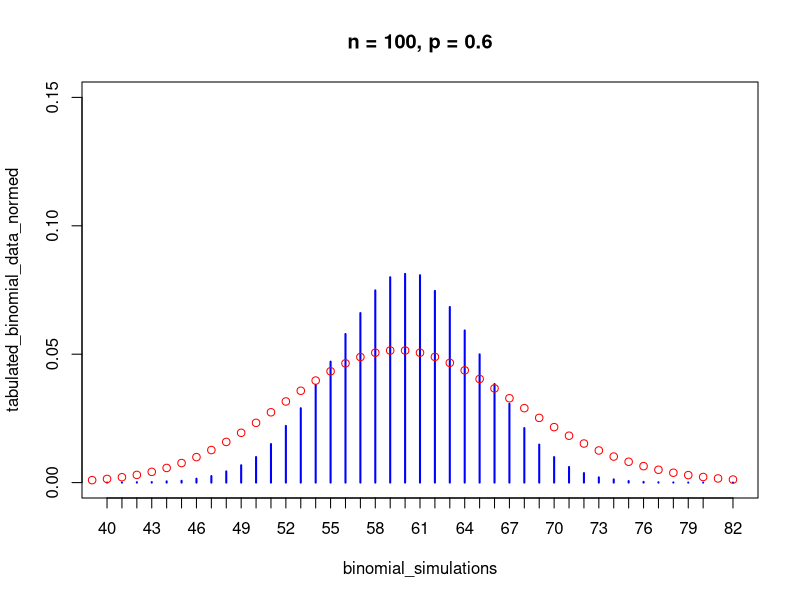

R code for this plot:
## ---- chunk 1
knitr::opts_chunk$set(echo = TRUE)
setwd("/student_data/BBT.BI.202_YEAR/students/USERNAME/week_1")
## ---- chunk 2
a = 1L
b = 1
c = c(TRUE, FALSE, FALSE)
d = list("sample1", TRUE, c(1,2,3))
e = factor(c("type1", "type1", "type2", "type2", "type1"))
f = data.frame(c("type1", "type2"), c(1,2))
g = matrix(1:4, nrow=2)
is.vector(a)
## ---- chunk 3
## Add you code here

## ---- chunk 4
v = 1:4
data_by_row = matrix(v, nrow=2, byrow = TRUE)
data_by_col = matrix(v, nrow=2, byrow = FALSE)
# complete the code here

## ---- chunk 5
set.seed(111) ## setting the random seed! Do not modify this line!
data = matrix(sample(50:70, size=70, replace = TRUE), ncol=7)
# complete the code here

## ---- chunk 6
set.seed(111) ## setting the random seed! Do not modify this line!
data = matrix(sample(50:70, size=70, replace = TRUE), ncol=7)
# complete the code here

## ---- chunk 7
set.seed(111) ## setting the random seed! Do not modify this line!
data = matrix(sample(50:70, size=70, replace = TRUE), ncol=7)
# complete the code here

## ---- chunk 8
set.seed(111) ## setting the random seed! Do not modify this line!
data = matrix(sample(50:70, size=70, replace = TRUE), ncol=7)
# complete the code here

## ---- chunk 9
set.seed(111) ## setting the random seed! Do not modify this line!
data = matrix(sample(50:70, size=70, replace = TRUE), ncol=7)
# complete the code here

## ---- chunk 10
## First inspect the results of these two expressions by runing this code chunk and next modify the second expression such that it does not automatically assign a name to the columns

data.frame(a=c(1:5), b=c(6:10))  ## the arguement are named
data.frame(c(1:5), c(6:10))  ## the arguments are unnamed

## ---- chunk 11
features_1 = data.frame(chrom=c('chr1', 'chr2'), start=c(100, 660), end=c(145, 728))

features_2 = data.frame(chrom=I(c('chr1', 'chr2')), start=c(100, 660), end=c(145, 728))

print("inspecting the column called 'chrom' in features_1")
features_1$chrom

print("inspecting the column called 'chrom' in features_2")
features_2$chrom

## complete the code here by adding 4 expressions that check the type and class of the column called 'chrom' in both features_1 and features_2
class(features_1$chrom)
class(features_2$chrom)
## ---- chunk 12
## Add you code here

## ---- chunk 13
## Add you code here

## ---- chunk 14
## Add you code here

## ---- chunk 15
## Uncomment the following lines one at a time, run the code chunk and inspect the results. Our observations here come in handy in the next code chunk. You do not need to report anything for this code chunk. 

# df = data.frame(c1=c(0, 1), c2=c(3,4))
# df
# df == 0
# sum(df == 0)
# class(df == 0)
## ---- chunk 16
## Add you code here 

## ---- chunk 17
## Add you code here 

## ---- chunk 18
## Add you code here

## ---- chunk 19
## Add you code here

## ---- chunk 20
## Add you code here

## ---- chunk 21
## Add you code here

## ---- chunk 22
## Add you code here

## ---- chunk 23
## Add you code here

## ---- chunk 24
set.seed(1111)

n_observations = 1e5
n_trials = 100
p_success = 0.6

binomial_simulations = rbinom(n = n_observations, prob = p_success, size = n_trials)
tabulated_binomial_data = table(binomial_simulations)
tabulated_binomial_data_normed = tabulated_binomial_data / n_observations

x = seq(0, max(as.integer(names(tabulated_binomial_data))))
model = dpois(x, lambda=n_trials*p_success)

plot_title = sprintf("n = %s, p = %s", n_trials, p_success)
plot(tabulated_binomial_data_normed, col='blue',  ylim = c(0, 0.15), main=plot_title)
points(x, model, col='red')

## ---- chunk 25
## Add you code here

## ---- chunk 26
## Add you code here

